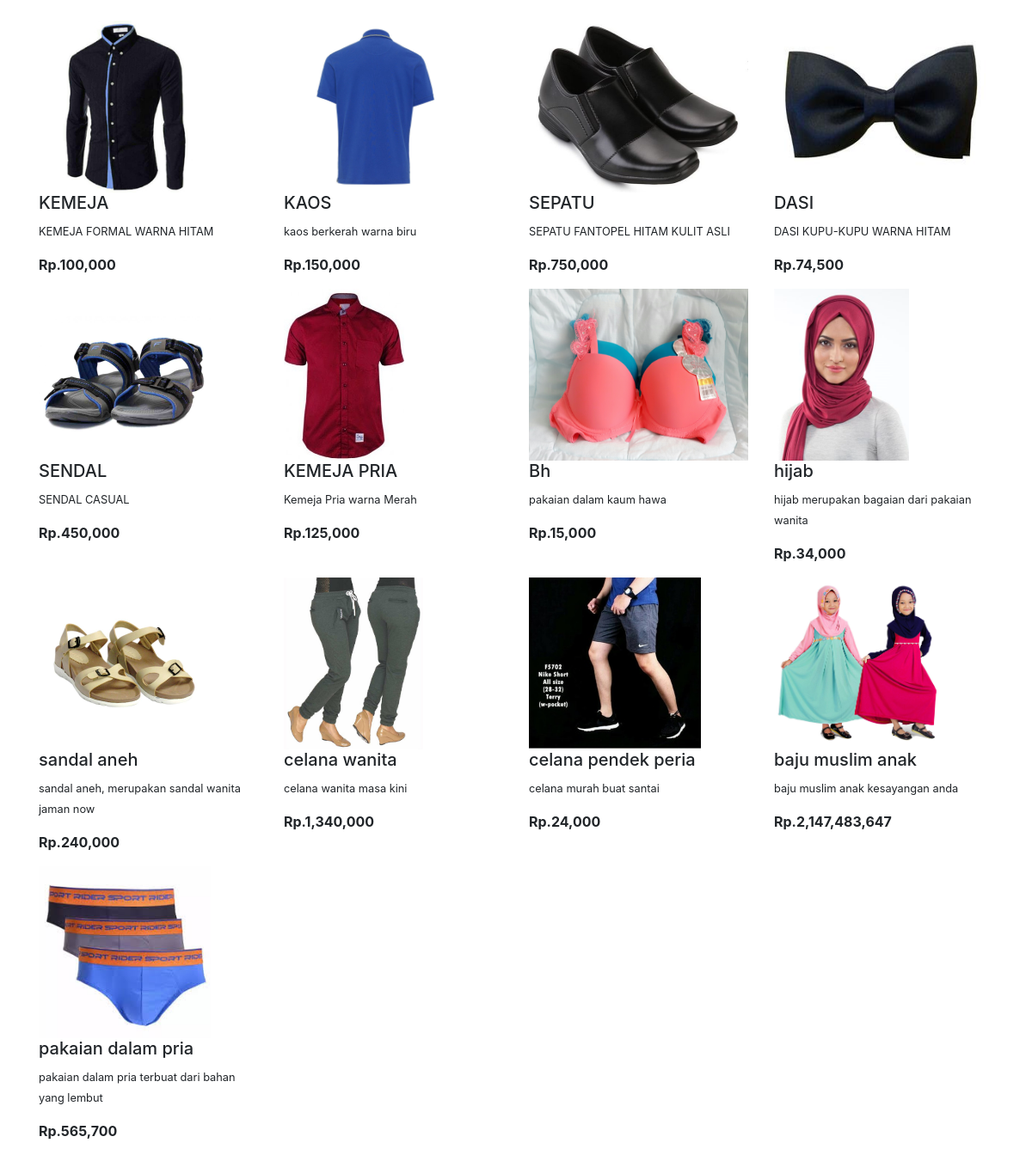
Page /index.php/welcome/load on the committed database.
### tables this page shows
CREATE TABLE `products` (
  `id` int(10) NOT NULL,
  `name` varchar(50) NOT NULL,
  `description` text NOT NULL,
  `price` int(9) NOT NULL,
  `stock` int(3) NOT NULL,
  `image` text NOT NULL
);

### application/controllers/Welcome.php (called while the page is built, shortened)
<?php
class Welcome extends CI_Controller {
 public function __construct()
        {
                $this->load->model("product_m");
        }
	public function load()
	{
		$produk = $this->product_m->load();
		$data = array('produk' =>$produk  );
		$this->load->view('tampil',$data);
	}
}

### index.php (called while the page is built, shortened)
<?php
require_once BASEPATH.'core/CodeIgniter.php';

### application/models/Product_m.php (called while the page is built, shortened)
<?php
class Product_m extends CI_Model {
	public function load()
	{
		$tambah=$_POST['tambah'];
		$query = $this->db->get('products',$tambah);
                return $query->result();
	}
}

### application/views/tampil.php (the view, shortened to what this page needs)
?><!DOCTYPE html>
<html lang="en">
<head>
	<link href="https://stackpath.bootstrapcdn.com/bootstrap/4.1.3/css/bootstrap.min.css" rel="stylesheet">
</head>
<body>
    <div class="container"  >
	 <div class="row" id="page">
	 <?php foreach ($produk as $product) : ?>
  <div class="col-sm-5 col-md-3" >
    <div class="thumbnail"  >
	 <div class="image">
      <img src="<?php echo base_url()?>uploads/<?php echo $product->image ?>" style="max-width:100%; max-height:100%; height:200px"  alt="" class="img-responsive image1">
    </div>
      <div class="caption">
        <h5 style="min-height:8px;"><?php echo $product->name?></h5>
        <p><small><?php echo  $product->description?></small></p>
		<p><strong>Rp.<?php echo  number_format($product->price)?></strong></p>
      </div>
    </div>
  </div>
  <?php endforeach; ?>
</div>
</div>
</body>
</html>

### rows in the picture
products: image (picture), name "KEMEJA", description "KEMEJA FORMAL WARNA HITAM", price "100,000"
products: image (picture), name "KAOS", description "kaos berkerah warna biru", price "150,000"
products: image (picture), name "SEPATU", description "SEPATU FANTOPEL HITAM KULIT ASLI", price "750,000"
products: image (picture), name "DASI", description "DASI KUPU-KUPU WARNA HITAM", price "74,500"
products: image (picture), name "SENDAL", description "SENDAL CASUAL", price "450,000"
products: image (picture), name "KEMEJA PRIA", description "Kemeja Pria warna Merah", price "125,000"
products: image (picture), name "Bh", description "pakaian dalam kaum hawa", price "15,000"
products: image (picture), name "hijab", description "hijab merupakan bagaian dari pakaian wanita", price "34,000"
products: image (picture), name "sandal aneh", description "sandal aneh, merupakan sandal wanita jaman now", price "240,000"
products: image (picture), name "celana wanita", description "celana wanita masa kini", price "1,340,000"
products: image (picture), name "celana pendek peria", description "celana murah buat santai", price "24,000"
products: image (picture), name "baju muslim anak", description "baju muslim anak kesayangan anda", price "2,147,483,647"
products: image (picture), name "pakaian dalam pria", description "pakaian dalam pria terbuat dari bahan yang lembut", price "565,700"
